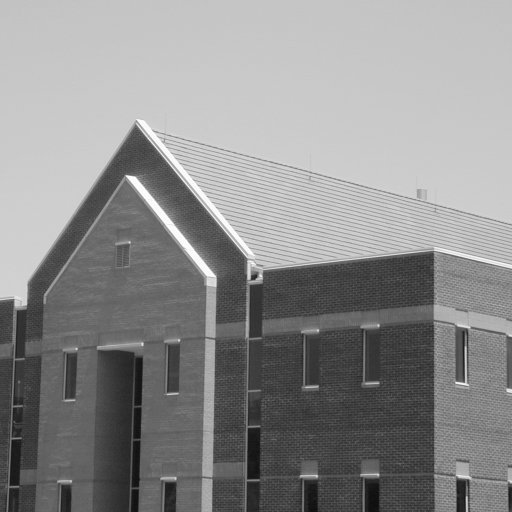
%> input picture lab_7/hus.tif, 512 x 512 px
$ octave MagnGradSobel.m   (GNU Octave 9; MATLAB toolbox functions it lacks are replaced by stand-ins)
%> lines starting %> are read from the running program, lines starting %| are printed output that depends on the picture; in (x1, y1, x2, y2) boxes, pixels count from 0 and x2, y2 are one past the last pixel; in counts of white or black regions, pixels touching at a corner belong together; the program's own positions count from 1
close all;
Im = double(imread('hus.tif'));
%> Im: size 512x512 double; min 12, max 253, mean 140.6; mean of the top-left, top-right, bottom-left and bottom-right quarters 181.6, 196.9, 93.1, 90.9

sobelx = [1 0 -1; 2 0 -2; 1 0 -1] / 8;
Imsobelx = conv2(Im, sobelx, 'same');
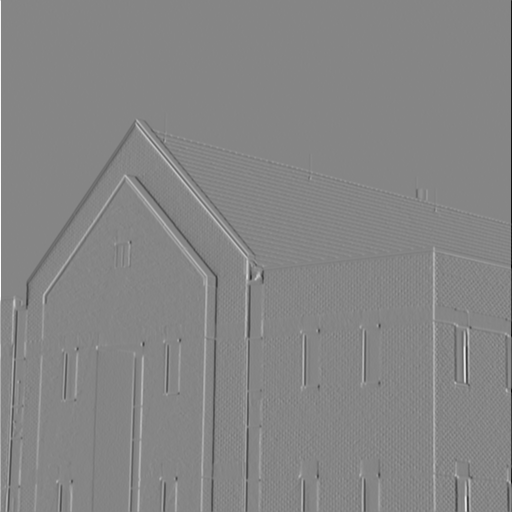
%> Imsobelx: size 512x512 double; min -115.8, max 105.1, mean 0; drawn with min black and max white
sobely = sobelx';
Imsobely = conv2(Im, sobely, 'same');
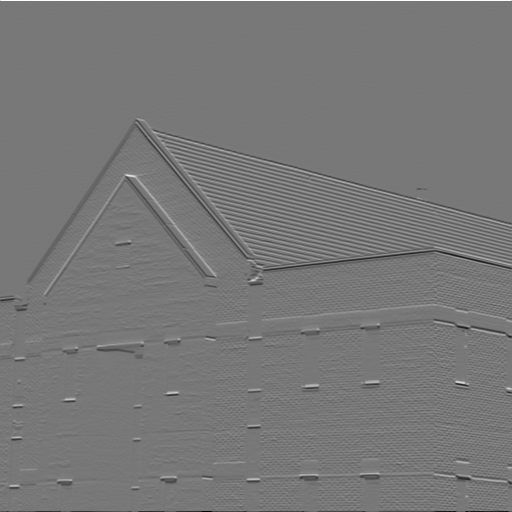
%> Imsobely: size 512x512 double; min -88.12, max 98.88, mean -0.1; drawn with min black and max white
Imgrad = sqrt(Imsobelx .^ 2 + Imsobely .^ 2);
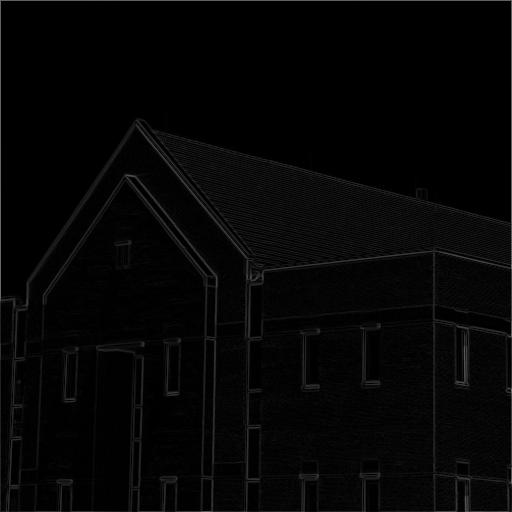
%> Imgrad: size 512x512 double; min 0, max 115.8, mean 5.5
maxv = max(Imgrad(:));
%> maxv = 115.8
binvect = 0:maxv / 100:maxv;
%> binvect = 101 values from 0 to 115.8
histo = hist(Imgrad(:), binvect);
%> histo = 101 values, max 85872 at index 1, min 0 at index 93, mean 2595.5

T = 16;
ImgradT = Imgrad > T;
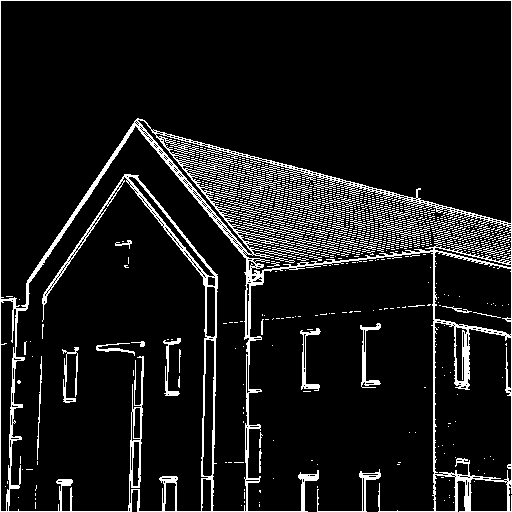
%> ImgradT: size 512x512 logical; 9.5% white in thin lines or dots
Imskel = bwmorph(ImgradT, 'skel', inf);
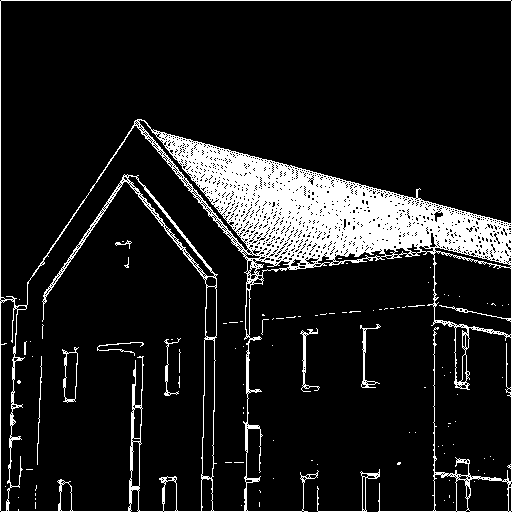
%> Imskel: size 512x512 logical; 11.7% white; 100 white regions (88 under 20 px), largest, box (x1, y1, x2, y2) and area: (0, 0, 512, 512) 28887, (300, 328, 320, 392) 235, (360, 324, 381, 388) 227
[cannyim1, T_edge] = edge(Im, "canny");
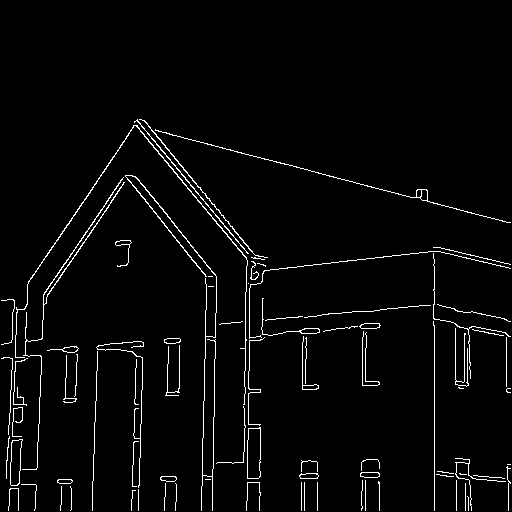
%> cannyim1: size 512x512 logical; 3% white in thin lines or dots, all inside (x1, y1, x2, y2) = (1, 119, 511, 511)
%> T_edge = [0.0805 0.201]
T_canny = 0.2;
cannyim2 = edge(Im, "canny", [0.4 * T_canny T_canny]);

figure(1)
colormap(gray(256))
subplot(2, 2, 1), imagesc(Im, [0 255])
axis image; axis off; title('image'); colorbar;
subplot(2, 2, 2), imagesc(Imgrad)
axis image; axis off; title('magngrad'); colorbar;
subplot(2, 2, 3), plot(binvect, histo, '.-b');
axis tight; title('histogram')
subplot(2, 2, 4), imagesc(ImgradT)
axis image; axis off; title('threshholded'); colorbar;
%> after `colorbar`:
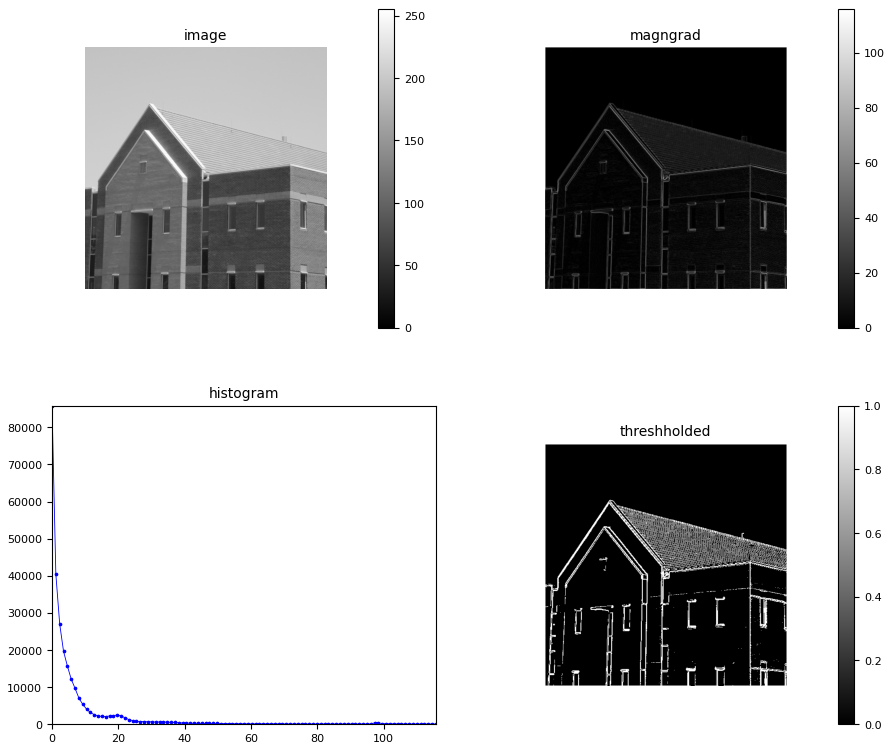
%> figure redrawn from the program's plot data, 4 panels

figure(2)
colormap(gray(256))
subplot(1, 2, 1), imagesc(Imskel)
axis image; axis off; title('skeleton'); colorbar;
subplot(1, 2, 2), imagesc(cannyim2)
axis image; axis off; title('canny skeleton '); colorbar;

$ run again, with lab_7/baboon256.tif copied over lab_7/hus.tif
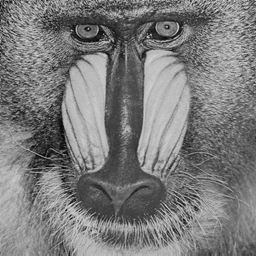
%> input picture lab_7/baboon256.tif, 256 x 256 px
%> maxv = 94.76
%> binvect = 101 values from 0 to 94.76
%> histo = 101 values, max 3196 at index 5, min 2 at index 101, mean 648.9
%> `ImgradT = Imgrad > T;`:
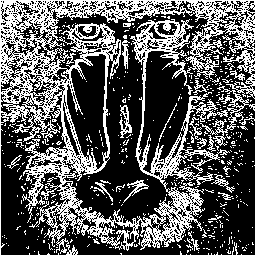
%> ImgradT: size 256x256 logical; 35.6% white in thin lines or dots
%> Imskel: size 256x256 logical; 35.4% white in thin lines or dots
%> cannyim1: size 256x256 logical; 17% white in thin lines or dots
%> T_edge = [0.079 0.198]
%> cannyim2: size 256x256 logical; 16.9% white in thin lines or dots
%> `colorbar`:
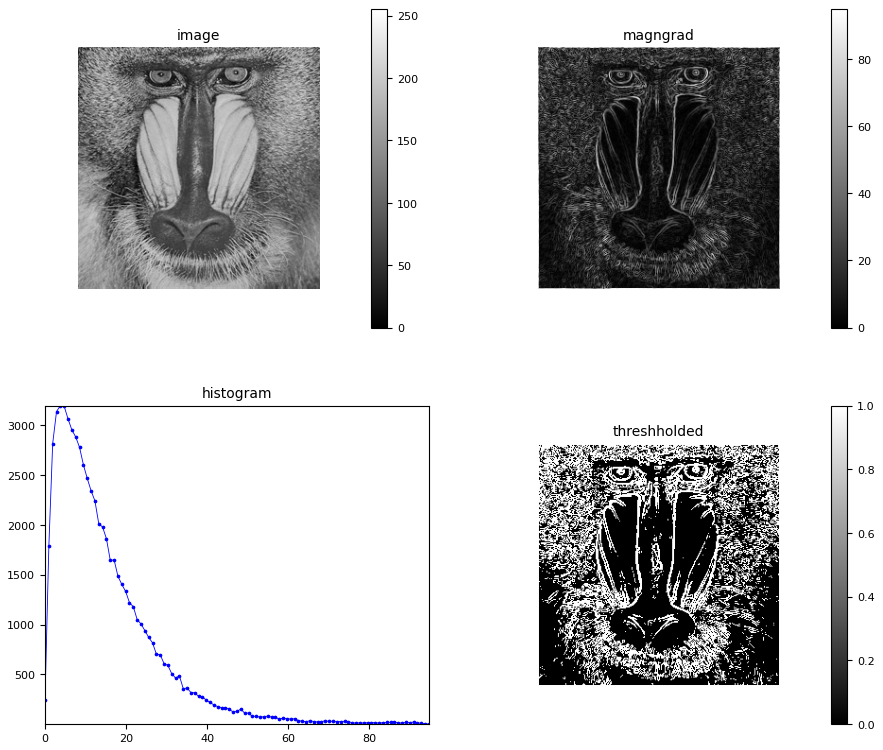
%> figure redrawn from the program's plot data, 4 panels
